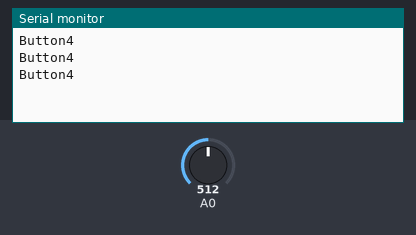
A sketch run on a simulated Arduino Uno, built with avr-gcc and run on an emulated ATmega328P. Shown: the last lines printed to the serial monitor. The inputs (shaded band) are chosen by the test bench; at power-on: A0 = 512.

Above: at 1.3 s.
1.4 s: A0 set to 470
At 1.9 s:
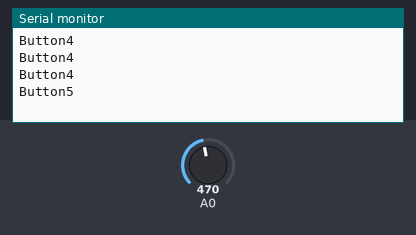
2.9 s: A0 set to 660
At 3.4 s:
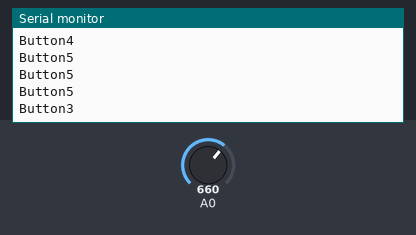
Timing chart, 0 to 5.9 s (numbered marks = the images above; inputs shaded):
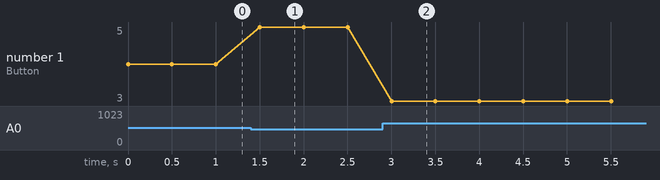

Measured:
- after the input at 1.4 s, the serial monitor: prints a new line after 0.10 s (image 1)
- after the input at 2.9 s, the serial monitor: prints a new line after 0.10 s (image 2)
- plotted number 1: 4 → 5 after the input at 1.4 s, 5 → 3 after the input at 2.9 s

The sketch:

MultipleButtons.ino
```cpp
void setup()
{
  Serial.begin(9600);
}

void loop()
{
  int value = analogRead(A0);
  if (value > 800 && value < 1000) {
    Serial.println("Button1");
  } else if (value > 750 && value < 800) {
    Serial.println("Button2");
  } else if (value > 650 && value < 750) {
    Serial.println("Button3");
  } else if (value > 480 && value < 650) {
    Serial.println("Button4");
  } else if (value < 480) {
    Serial.println("Button5");
  }
  delay(500);
}
```
